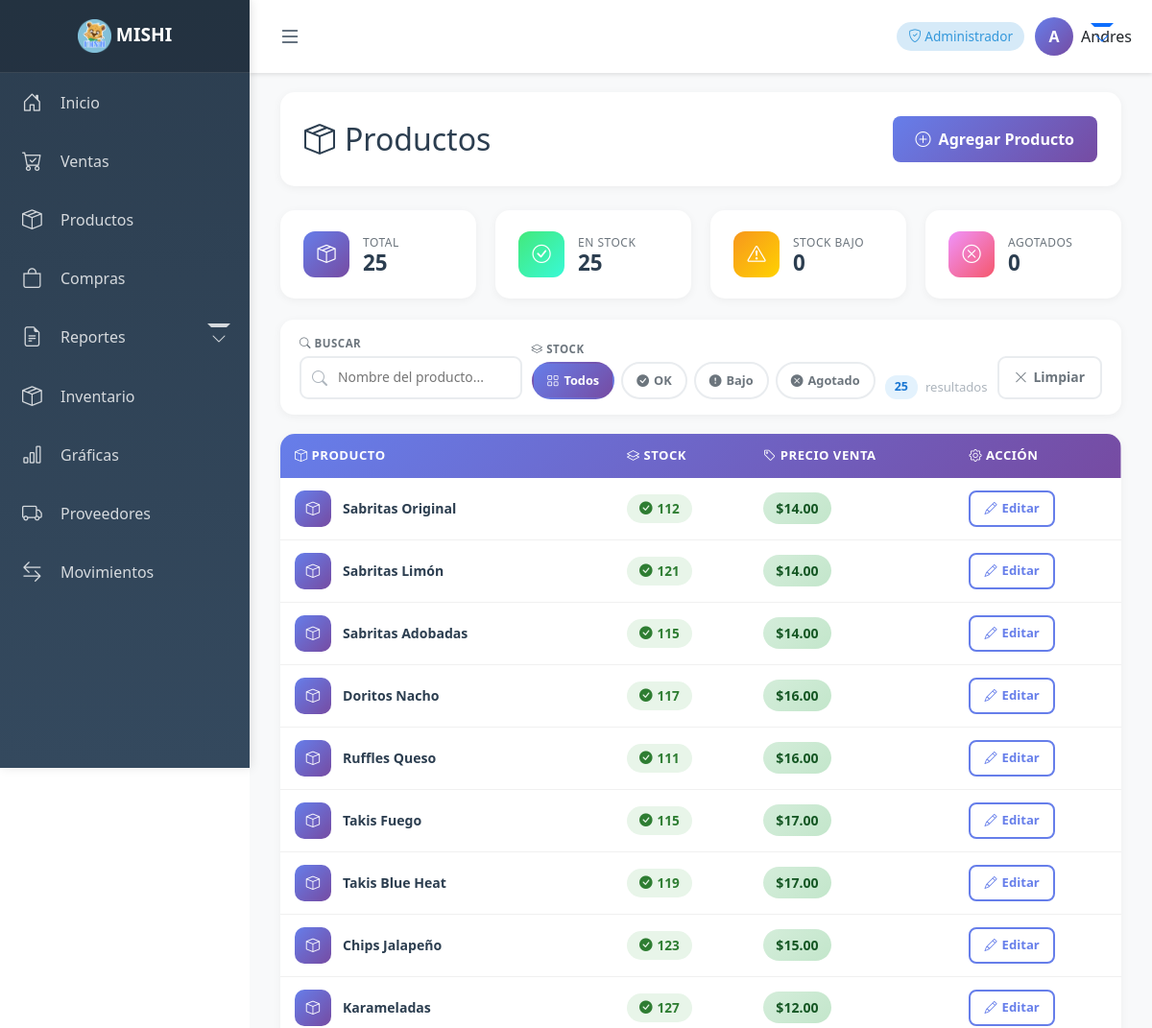
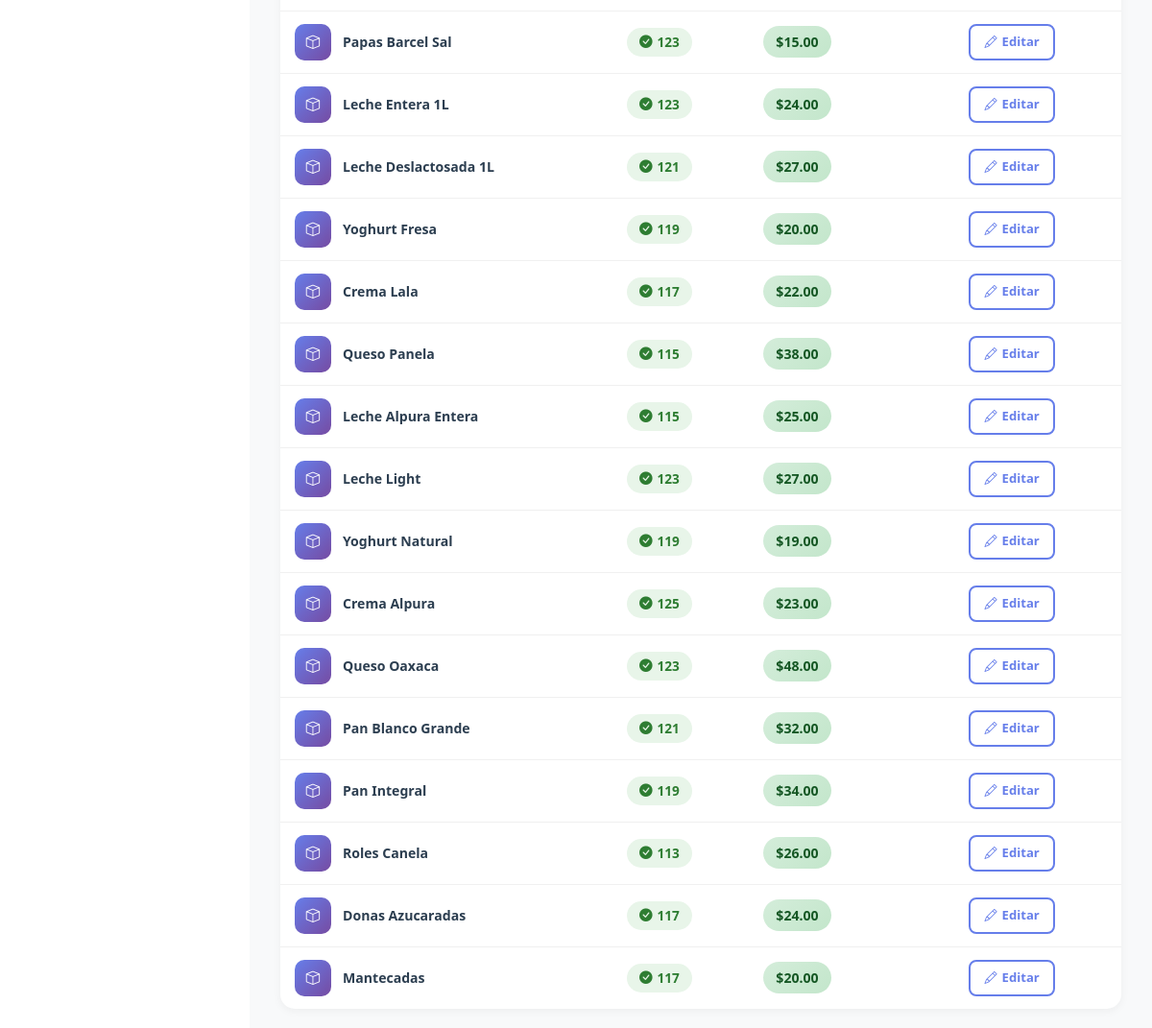
The page /productos/ (signed in) on the database its author committed (2 pictures, top to bottom).
### productos/models.py (models this page shows, shortened)
class Producto(models.Model): #negocio, nombre, proveedor, precio_venta, stock, codigo, stock_minimo, stock_maximo
    negocio = models.ForeignKey(
        Negocio,
        on_delete=models.CASCADE,
        related_name="productos"
    )
    nombre = models.CharField(max_length=150)
    proveedor = models.ForeignKey(
    Proveedor,
    on_delete=models.CASCADE,
    related_name="productos_proveedor"
)
    precio_venta = models.DecimalField(max_digits=10, decimal_places=2)
    precio_compra = models.DecimalField(max_digits=10, decimal_places=2)
    stock = models.PositiveIntegerField(default=0)
    codigo = models.CharField(max_length=50, blank=True, null=True)
    stock_minimo = models.IntegerField(default=-1)
    stock_maximo = models.IntegerField(default=-1)
    creado_en = models.DateTimeField(auto_now_add=True)

### productos/views.py (the view)
# urls.py: path("", views.lista_productos, name="lista_productos"),
@login_required
def lista_productos(request):
    negocio = get_negocio_activo(request)
    rol = get_rol_usuario(request)
    productos = Producto.objects.filter(negocio=negocio)
    return render(request, "productos/lista_productos.html", {
        "productos": productos,
        "rol": rol
    })

### productos/templates/productos/lista_productos.html (shortened to what this page needs)
{% extends 'base.html' %}
{% block content %}
<div class="container-fluid">
    <div class="page-header">
        <h2><i class="bi bi-box-seam"></i> Productos</h2>
        {% if rol == "ADMIN" %}
        <a href="{% url 'crear_producto' %}" class="btn-add">
            <i class="bi bi-plus-circle"></i> Agregar Producto
        </a>
        {% endif %}
    </div>
    {% if productos %}
    <div class="stats-grid">
        <div class="stat-card" id="cardTodos" onclick="filtrarPorStock('todos')" title="Ver todos">
            <div class="stat-icon"><i class="bi bi-box-seam"></i></div>
            <div>
                <div class="stat-label">Total</div>
                <div class="stat-value">{{ productos|length }}</div>
            </div>
        </div>
        <div class="stat-card" id="cardOk" onclick="filtrarPorStock('ok')" title="Filtrar en stock">
            <div class="stat-icon success"><i class="bi bi-check-circle"></i></div>
            <div>
                <div class="stat-label">En Stock</div>
                <div class="stat-value" id="countOk">—</div>
            </div>
        </div>
        <div class="stat-card" id="cardBajo" onclick="filtrarPorStock('bajo')" title="Filtrar stock bajo">
            <div class="stat-icon warning"><i class="bi bi-exclamation-triangle"></i></div>
            <div>
                <div class="stat-label">Stock Bajo</div>
                <div class="stat-value" id="countBajo">—</div>
            </div>
        </div>
        <div class="stat-card" id="cardAgotado" onclick="filtrarPorStock('agotado')" title="Filtrar agotados">
            <div class="stat-icon danger"><i class="bi bi-x-circle"></i></div>
            <div>
                <div class="stat-label">Agotados</div>
                <div class="stat-value" id="countAgotado">—</div>
            </div>
        </div>
    </div>
    <div class="filtros-bar">
        <div class="filtro-search">
            <label><i class="bi bi-search"></i> Buscar</label>
            <div class="search-wrap">
                <input type="text" id="inputBusqueda" class="filtro-input"
                       placeholder="Nombre del producto..." oninput="aplicarFiltros()">
            </div>
        </div>
        <div class="stock-chips-wrap">
            <label><i class="bi bi-layers"></i> Stock</label>
            <div class="stock-chips">
                <span class="chip active" id="chip-todos"    onclick="filtrarPorStock('todos')">
                    <i class="bi bi-grid"></i> Todos
                </span>
                <span class="chip" id="chip-ok"      onclick="filtrarPorStock('ok')">
                    <i class="bi bi-check-circle-fill"></i> OK
                </span>
                <span class="chip" id="chip-bajo"    onclick="filtrarPorStock('bajo')">
                    <i class="bi bi-exclamation-circle-fill"></i> Bajo
                </span>
                <span class="chip" id="chip-agotado" onclick="filtrarPorStock('agotado')">
                    <i class="bi bi-x-circle-fill"></i> Agotado
                </span>
            </div>
        </div>
        <div class="result-info">
            <span id="resultadoTexto" class="result-badge">{{ productos|length }}</span>
            resultado{{ productos|length|pluralize }}
        </div>
        <button class="btn-limpiar" onclick="limpiarFiltros()">
            <i class="bi bi-x-lg"></i> Limpiar
        </button>
    </div>
    <div class="table-card">
        <div class="table-responsive">
            <table class="productos-table" id="tablaProductos">
                <thead>
                    <tr>
                        <th><i class="bi bi-box"></i> Producto</th>
                        <th><i class="bi bi-layers"></i> Stock</th>
                        <th class="col-precio"><i class="bi bi-tag"></i> Precio Venta</th>
                        {% if rol == "ADMIN" %}
                        <th class="col-accion"><i class="bi bi-gear"></i> Acción</th>
                        {% endif %}
                    </tr>
                </thead>
                <tbody id="tablaBody">
                    {% for producto in productos %}
                    <tr data-nombre="{{ producto.nombre|lower }}"
                        data-stock-nivel="{% if producto.stock <= 0 %}agotado{% elif producto.stock <= 5 %}bajo{% else %}ok{% endif %}">
                        <td class="td-nombre">
                            <div class="product-cell">
                                <div class="product-icon"><i class="bi bi-box"></i></div>
                                <span class="product-name">{{ producto.nombre }}</span>
                            </div>
                        </td>
                        <td data-label="Stock">
                            {% if producto.stock <= 0 %}
                                <span class="stock-badge stock-empty">
                                    <i class="bi bi-x-circle-fill"></i> Agotado
                                </span>
                            {% elif producto.stock <= 5 %}
                                <span class="stock-badge stock-low">
                                    <i class="bi bi-exclamation-circle-fill"></i> {{ producto.stock }} — Bajo
                                </span>
                            {% else %}
                                <span class="stock-badge stock-ok">
                                    <i class="bi bi-check-circle-fill"></i> {{ producto.stock }}
                                </span>
                            {% endif %}
                        </td>
                        <td class="col-precio" data-label="Precio">
                            <span class="price-badge">${{ producto.precio_venta|floatformat:2 }}</span>
                        </td>
                        {% if rol == "ADMIN" %}
                        <td class="td-accion col-accion">
                            <a href="{% url 'editar_producto' producto.id %}" class="btn-edit">
                                <i class="bi bi-pencil"></i> Editar
                            </a>
                        </td>
                        {% endif %}
                    </tr>
                    {% endfor %}
                </tbody>
            </table>
        </div>
    </div>
    {% endif %}
</div>
{% endblock %}

### templates/base.html (shortened to what this page needs)
<!DOCTYPE html>
<html lang="es">
<head>
    <link href="https://cdn.jsdelivr.net/npm/bootstrap@5.3.0/dist/css/bootstrap.min.css" rel="stylesheet">
    <link rel="stylesheet" href="https://cdn.jsdelivr.net/npm/bootstrap-icons@1.11.0/font/bootstrap-icons.css">
    {% load static %}
</head>
<body>
    <nav class="sidebar" id="sidebar">
        <div class="sidebar-header">
            <h4>
                <img src="{% static 'img/MISHI.png' %}" alt="MISHI" style="width:35px; height:35px; object-fit:contain; border-radius:6px;">
                <span class="menu-text">MISHI</span>
            </h4>
        </div>
        <ul class="sidebar-menu">
            <li>
                <a href="/">
                    <i class="bi bi-house-door"></i>
                    <span class="menu-text">Inicio</span>
                </a>
            </li>
            <li>
                <a href="{% url 'nueva_venta' %}">
                    <i class="bi bi-cart-check"></i>
                    <span class="menu-text">Ventas</span>
                </a>
            </li>
            {% if rol_usuario == 'ADMIN' or rol_usuario == 'ALMACEN_ADMIN' %}
            <li>
                <a href="{% url 'lista_productos' %}">
                    <i class="bi bi-box-seam"></i>
                    <span class="menu-text">Productos</span>
                </a>
            </li>
            {% endif %}
            {% if rol_usuario == 'ADMIN' or rol_usuario == 'ALMACEN_ADMIN' %}
            <li>
                <a href="{% url 'lista_compras' %}">
                    <i class="bi bi-bag"></i>
                    <span class="menu-text">Compras</span>
                </a>
            </li>
            {% endif %}
            {% if rol_usuario == 'ADMIN' or rol_usuario == 'ALMACEN_ADMIN' %}
            <li>
                <a href="#" class="dropdown-toggle" onclick="toggleSubmenu(event, 'submenu-reportes')">
                    <i class="bi bi-file-earmark-text"></i>
                    <span class="menu-text">Reportes</span>
                </a>
            </li>
            {% endif %}
            {% if rol_usuario == 'ADMIN' or rol_usuario == 'ALMACEN_ADMIN' %}
            <li>
                <a href="{% url 'inventario' %}">
                <i class="bi bi-box-seam"></i>
                    <span class="menu-text">Inventario</span>
                </a>
            </li>
            {% endif %}
            {% if rol_usuario == 'ADMIN' or rol_usuario == 'ALMACEN_ADMIN' %}
            <li>
                <a href="{% url 'graficas' %}">
                    <i class="bi bi-bar-chart"></i>
                    <span class="menu-text">Gráficas</span>
                </a>
            </li>
            {% endif %}
            {% if rol_usuario == 'ADMIN' or rol_usuario == 'ALMACEN_ADMIN' %}
            <li>
                <a href="{% url 'lista_proveedores' %}">
                    <i class="bi bi-truck"></i>
                    <span class="menu-text">Proveedores</span>
                </a>
            </li>
            {% endif %}
            {% if rol_usuario == 'ADMIN' or rol_usuario == 'ALMACEN_ADMIN' %}
            <li>
                <a href="{% url 'movimientos_usuarios' %}">
                    <i class="bi bi-arrow-left-right"></i>
                    <span class="menu-text">Movimientos</span>
                </a>
            </li>
            {% endif %}
    </nav>
    <div class="main-content">
        <div class="top-navbar">
            <button class="toggle-btn" onclick="toggleSidebar()">
                <i class="bi bi-list"></i>
            </button>
            <div class="user-info">
                {% if user.is_authenticated %}
                    <span class="role-badge">
                        {% if rol_usuario == 'ADMIN' %}
                            <i class="bi bi-shield-check"></i> Administrador
                        {% elif rol_usuario == 'VENDEDOR' %}
                            <i class="bi bi-person-badge"></i> Vendedor
                        {% elif rol_usuario == 'ALMACEN' %}
                            <i class="bi bi-boxes"></i> Almacén
                        {% elif rol_usuario == 'ALMACEN_ADMIN' %}
                            <i class="bi bi-shield-fill-check"></i> Almacén Admin
                        {% endif %}
                    </span>
                    <div class="dropdown">
                        <button class="btn btn-link text-decoration-none dropdown-toggle d-flex align-items-center p-0" type="button" data-bs-toggle="dropdown">
                            <div class="user-avatar">
                                {{ user.username|slice:":1"|upper }}
                            </div>
                            <span class="ms-2 text-dark">{{ user.username }}</span>
                        </button>
                    </div>
                {% else %}
                    <a href="/login/" class="btn btn-primary btn-sm">
                        <i class="bi bi-box-arrow-in-right"></i> <span class="d-none d-sm-inline">Iniciar Sesión</span>
                    </a>
                {% endif %}
            </div>
        </div>
        <div class="content-wrapper">
            {% block content %}{% endblock %}
        </div>
    </div>
</body>
</html>

### rows shown on the page
Producto: nombre "Sabritas Original", stock "112", precio_venta "14.00"
Producto: nombre "Sabritas Limón", stock "121", precio_venta "14.00"
Producto: nombre "Sabritas Adobadas", stock "115", precio_venta "14.00"
Producto: nombre "Doritos Nacho", stock "117", precio_venta "16.00"
Producto: nombre "Ruffles Queso", stock "111", precio_venta "16.00"
Producto: nombre "Takis Fuego", stock "115", precio_venta "17.00"
Producto: nombre "Takis Blue Heat", stock "119", precio_venta "17.00"
Producto: nombre "Chips Jalapeño", stock "123", precio_venta "15.00"
Producto: nombre "Karameladas", stock "127", precio_venta "12.00"
Producto: nombre "Papas Barcel Sal", stock "123", precio_venta "15.00"
Producto: nombre "Leche Entera 1L", stock "123", precio_venta "24.00"
Producto: nombre "Leche Deslactosada 1L", stock "121", precio_venta "27.00"
Producto: nombre "Yoghurt Fresa", stock "119", precio_venta "20.00"
Producto: nombre "Crema Lala", stock "117", precio_venta "22.00"
Producto: nombre "Queso Panela", stock "115", precio_venta "38.00"
Producto: nombre "Leche Alpura Entera", stock "115", precio_venta "25.00"
Producto: nombre "Leche Light", stock "123", precio_venta "27.00"
Producto: nombre "Yoghurt Natural", stock "119", precio_venta "19.00"
Producto: nombre "Crema Alpura", stock "125", precio_venta "23.00"
Producto: nombre "Queso Oaxaca", stock "123", precio_venta "48.00"
Producto: nombre "Pan Blanco Grande", stock "121", precio_venta "32.00"
Producto: nombre "Pan Integral", stock "119", precio_venta "34.00"
Producto: nombre "Roles Canela", stock "113", precio_venta "26.00"
Producto: nombre "Donas Azucaradas", stock "117", precio_venta "24.00"
Producto: nombre "Mantecadas", stock "117", precio_venta "20.00"

### other values the page prints
{{ user.username|slice:":1"|upper }} "A"
{{ user.username }} "Andres"
{{ productos|length }} "25"
